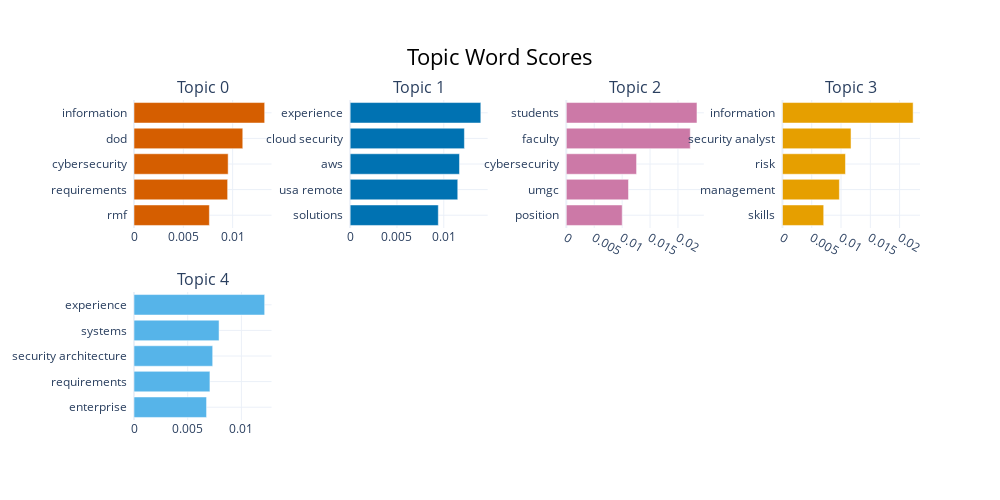

Notebook code for this chart:
### Code cell
#model with indeed data 
topic_model_in.visualize_barchart(top_n_topics=5)

### Figure 1 — Plotly figure (JSON) as saved in the notebook; plotly's stock layout.template omitted (floating-point values rounded to 4 significant figures)
{"data": [{"marker": {"color": "#D55E00"}, "orientation": "h", "type": "bar", "x": [0.007642, 0.009493, 0.009546, 0.01103, 0.01325], "xaxis": "x", "y": ["rmf  ", "requirements  ", "cybersecurity  ", "dod  ", "information  "], "yaxis": "y"}, {"marker": {"color": "#0072B2"}, "orientation": "h", "type": "bar", "x": [0.009416, 0.01149, 0.01168, 0.0122, 0.01396], "xaxis": "x2", "y": ["solutions  ", "usa remote  ", "aws  ", "cloud security  ", "experience  "], "yaxis": "y2"}, {"marker": {"color": "#CC79A7"}, "orientation": "h", "type": "bar", "x": [0.01001, 0.01114, 0.01258, 0.0222, 0.02341], "xaxis": "x3", "y": ["position  ", "umgc  ", "cybersecurity  ", "faculty  ", "students  "], "yaxis": "y3"}, {"marker": {"color": "#E69F00"}, "orientation": "h", "type": "bar", "x": [0.007041, 0.009717, 0.01076, 0.01171, 0.02231], "xaxis": "x4", "y": ["skills  ", "management  ", "risk  ", "security analyst  ", "information  "], "yaxis": "y4"}, {"marker": {"color": "#56B4E9"}, "orientation": "h", "type": "bar", "x": [0.006757, 0.007071, 0.007329, 0.007921, 0.01217], "xaxis": "x5", "y": ["enterprise  ", "requirements  ", "security architecture  ", "systems  ", "experience  "], "yaxis": "y5"}], "layout": {"annotations": [{"font": {"size": 16}, "showarrow": false, "text": "Topic 0", "x": 0.0875, "xanchor": "center", "xref": "paper", "y": 1, "yanchor": "bottom", "yref": "paper"}, {"font": {"size": 16}, "showarrow": false, "text": "Topic 1", "x": 0.3625, "xanchor": "center", "xref": "paper", "y": 1, "yanchor": "bottom", "yref": "paper"}, {"font": {"size": 16}, "showarrow": false, "text": "Topic 2", "x": 0.6375, "xanchor": "center", "xref": "paper", "y": 1, "yanchor": "bottom", "yref": "paper"}, {"font": {"size": 16}, "showarrow": false, "text": "Topic 3", "x": 0.9125, "xanchor": "center", "xref": "paper", "y": 1, "yanchor": "bottom", "yref": "paper"}, {"font": {"size": 16}, "showarrow": false, "text": "Topic 4", "x": 0.0875, "xanchor": "center", "xref": "paper", "y": 0.4, "yanchor": "bottom", "yref": "paper"}], "height": 500, "hoverlabel": {"bgcolor": "white", "font": {"family": "Rockwell", "size": 16}}, "showlegend": false, "title": {"font": {"color": "Black", "size": 22}, "text": "Topic Word Scores", "x": 0.5, "xanchor": "center", "yanchor": "top"}, "width": 1000, "xaxis": {"anchor": "y", "domain": [0, 0.175], "showgrid": true}, "xaxis2": {"anchor": "y2", "domain": [0.275, 0.45], "showgrid": true}, "xaxis3": {"anchor": "y3", "domain": [0.55, 0.725], "showgrid": true}, "xaxis4": {"anchor": "y4", "domain": [0.825, 1], "showgrid": true}, "xaxis5": {"anchor": "y5", "domain": [0, 0.175], "showgrid": true}, "xaxis6": {"anchor": "y6", "domain": [0.275, 0.45], "showgrid": true}, "xaxis7": {"anchor": "y7", "domain": [0.55, 0.725], "showgrid": true}, "xaxis8": {"anchor": "y8", "domain": [0.825, 1], "showgrid": true}, "yaxis": {"anchor": "x", "domain": [0.6, 1], "showgrid": true}, "yaxis2": {"anchor": "x2", "domain": [0.6, 1], "showgrid": true}, "yaxis3": {"anchor": "x3", "domain": [0.6, 1], "showgrid": true}, "yaxis4": {"anchor": "x4", "domain": [0.6, 1], "showgrid": true}, "yaxis5": {"anchor": "x5", "domain": [0, 0.4], "showgrid": true}, "yaxis6": {"anchor": "x6", "domain": [0, 0.4], "showgrid": true}, "yaxis7": {"anchor": "x7", "domain": [0, 0.4], "showgrid": true}, "yaxis8": {"anchor": "x8", "domain": [0, 0.4], "showgrid": true}}}
